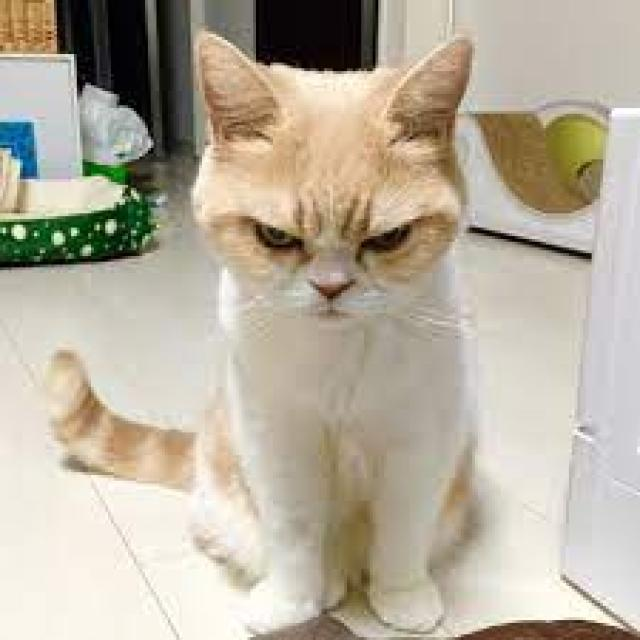
#> input picture Cat Emotions.v1-test.folder/train/Angry/10_a_jpeg.rf.2d8101e0ce96c178a877b2c779e57a3a.jpg, 640 x 640 px, found by its file name; its folder holds only this picture in this run
$ jupyter execute --allow-errors CatEmotionDetector_I1.ipynb   (older library calls are emulated)
#> lines starting #> are read from the running program, lines starting #| are printed output that depends on the picture
# AI-Based Cat Emotion Detector Iteration 1
**Author:** Anh Huynh

**Class:** AI4 – RB01

**Semester Coach:** Mrs. Priyanka Darbari

# 1. Introduction

## 1.1 Project Objective

This project focuses on developing a machine learning model to classify cat emotions—`angry`, `happy`, and `sad`—using image data. The objective is to create a practical tool for pet owners to better understand their cats’ emotional states, employing classical machine learning techniques such as Support Vector Machines (SVM) and Random Forest models. The work adheres to the ICT & AI project methodology, progressing through proposal, provisioning, predictions, and delivery phases in a structured manner.

## 1.2 Summary of Iteration 0

Iteration 0 established the foundation for the CatEmotionDetector project:

- **Data Collection**: Two Roboflow datasets were collected:
  - *Cat Emotions.v1-test.folder* (CATS team, 2023), containing ~670 images.
  - *Cat Emotions.v2i.folder* (Cat Emotion Classification, 2024), containing ~2,000 images. These were filtered to focus on `happy`, `sad`, and `angry` emotions, resulting in 369 images (98 `happy`, 132 `sad`, 139 `angry`).

- **Data Preparation**:
  - The `happy` class was augmented to 150 images using flips, rotations, and brightness adjustments to address imbalance.
  - SMOTE was tested to balance the dataset to 200 images per class (600 total), but the synthetic images were blurry and unsuitable for training.
  - Enhanced augmentation (crops, GammaContrast) balanced the dataset to 600 images (200 per class).
  - Images were preprocessed by extracting HOG features from 64x64 grayscale images, yielding 648 features per image.

- **Modeling**:
  - A linear kernel SVM achieved 46% accuracy, with no improvement after tuning the C parameter.
  - An RBF kernel SVM (C=10, gamma=0.1) improved accuracy to 68%.
  - The `happy` class showed strong performance (recall 0.85), while `sad` improved (recall from 40% to 62%).

- **Next Steps**: Plans were made to compare SVM with a Random Forest model, gather more diverse data, and incorporate teacher feedback for improvements.

## 1.3 What's in This Notebook

### What
Iteration 1 expands the dataset to 1,000 images with a new Kaggle source, refines preprocessing (resizing, Gaussian blur, HOG feature extraction), and introduces a Random Forest model to compare with SVM. Dataset quality is analyzed using sharpness (variance of the Laplacian) and truthfulness (image entropy, Sobel filter) techniques. Model performance is evaluated by retraining the SVM (RBF, C=10, gamma=0.1), training and tuning a Random Forest model, and comparing results with and without flagged images.

### Why
The aim is to improve the model’s generalization and reliability. Iteration 0 identified challenges with a small dataset (600 images) and limited diversity in angles, lighting, and breeds, which are addressed by collecting additional data and refining preprocessing.

### How
Newly collected data is integrated, preprocessing is applied systematically, and feedback is incorporated to enhance clarity and structure. Evaluations measure the impact of the expanded dataset and Random Forest performance compared to SVM.

# 2. Data Collection

This section gathers high-quality, diverse cat images labeled as happy, sad, or angry for supervised learning.

## 2.1 Defining Data Requirements

The dataset must include:
- High-quality cat images labeled as `happy`, `sad`, or `angry`.
- Clear labels for supervised learning, focusing solely on these emotions.
- Diverse images in terms of angles, lighting, and breeds for robustness.
- Images not matching these emotions are filtered out, and datasets are verified to meet these criteria.

## 2.2 Collecting the Data

Three datasets are combined, including the two Roboflow datasets from Iteration 0 and a new Kaggle dataset for increased diversity:

- **Dataset 1**: *[Cat Emotions Computer Vision Project](https://universe.roboflow.com/cats-xofvm/cat-emotions)* (CATS team, 2023), ~670 images across `train` and `valid` folders, including emotions like `happy`, `sad`, and `angry`.
- **Dataset 2**: *[Cat Emotions Computer Vision Project](https://universe.roboflow.com/cat-emotion-classification/cat-emotions-cgrxv)* (Cat Emotion Classification, 2024), ~2,000 images in a `train` folder, including `sad` and `angry` but lacking `happy`.
- **Dataset 3**: *[Pet's Facial Expression Image Dataset](https://www.kaggle.com/datasets/anshtanwar/pets-facial-expression-dataset?resource=download)* (Tanwar, 2023) from Kaggle, containing ~1000 images of various animals, manually filtered to include only cat images labeled as `happy`, `sad`, or `angry`.

Images are filtered to retain only the target emotions. For Dataset 3, manual filtering excluded non-cat images and irrelevant emotions. The code below collects and combines the datasets.

[cell 1]
import os
import pandas as pd

# Paths to datasets
dataset1_path = r"C:\Users\huynh\Desktop\Jupyter\CatEmotionDetector\Cat Emotions.v1-test.folder"
dataset2_path = r"C:\Users\huynh\Desktop\Jupyter\CatEmotionDetector\Cat Emotions.v2i.folder"
dataset3_path = r"C:\Users\huynh\Desktop\Jupyter\CatEmotionDetector\CatDatasetKaggle"

# Target emotions
target_emotions = ['happy', 'sad', 'angry']

# Collect images
image_data = []

def collect_images(base_path, subfolder, emotion_map=None):
    folder_path = os.path.join(base_path, subfolder)
    for emotion in os.listdir(folder_path):
        final_emotion = emotion_map.get(emotion, emotion) if emotion_map else emotion
        if final_emotion.lower() in [e.lower() for e in target_emotions]:
            emotion_path = os.path.join(folder_path, emotion)
            for img_file in os.listdir(emotion_path):
                if img_file.endswith(('.jpg', '.jpeg', '.png')):
                    full_path = os.path.join(emotion_path, img_file)
                    image_data.append({'filename': full_path, 'emotion': final_emotion.lower()})

# Dataset 1:
collect_images(dataset1_path, 'train')
#> (the rest of this cell did not finish here and is left out)

print("Images from Dataset 1:", len(image_data))

# Dataset 2:
collect_images(dataset2_path, 'train')
print("Images after adding Dataset 2:", len(image_data))

# Dataset 3:
collect_images(dataset3_path, '')
print("Total images after adding Dataset 3:", len(image_data))

## 2.3 Storing and Naming the Data

The datasets are stored locally at `C:\Users\huynh\Desktop\Jupyter\CatEmotionDetector`. Local storage is practical for individual work, ensuring accessibility. A CSV file, `master_dataset_labels_v2.csv`, stores metadata with filenames and emotion labels.

[cell 2]
# Save to CSV
df = pd.DataFrame(image_data)
df['emotion'] = df['emotion'].str.lower()
df.to_csv('master_dataset_labels_v2.csv', index=False)

print("First 5 entries in the CSV:")
print(df.head())

## 2.4 Data Dictionary

A data dictionary documents the dataset elements after import.

| Data Element Name | Data Type   | Description                          | Source                     | Quality Standards         | Notes                     |
|-------------------|-------------|--------------------------------------|----------------------------|---------------------------|---------------------------|
| filename          | Text        | File path to the cat image           | Dataset 1, Dataset 2, Dataset 3 | Must be a valid path      | Used to load images       |
| emotion           | Categorical | Emotion expressed by the cat (happy, sad, angry) | Dataset 1, Dataset 2, Dataset 3 | Must be manually verified | Possible mislabeling      |

## 2.5 Reflections on Collection

The collection process resulted in 616 images: 295 from Dataset 1, 74 from Dataset 2, and 247 from Dataset 3. The CSV file streamlines data management by eliminating the need to reload folders repeatedly. Dataset 1 provides a balanced mix of emotions, while Dataset 2 lacks `happy` images, a gap addressed by Dataset 3. Manual filtering of the Kaggle dataset was time-intensive due to non-cat images, but the folder structure ensured accurate emotion labels. Although 616 images mark an improvement, the dataset size may still be insufficient for SVM and Random Forest models, as research suggests 1,000+ images for optimal performance. The next steps will focus on balancing classes and increasing the dataset size through augmentation to enhance diversity in angles, lighting, and breeds.

# 3. Data Understanding

This section assesses the dataset’s balance, diversity, and quality to ensure it supports robust model training.

## 3.1 Checking the Balance

The distribution of emotions is examined using a pie chart.

[cell 3]
import pandas as pd
import matplotlib.pyplot as plt

# Load the CSV
df = pd.read_csv('master_dataset_labels_v2.csv')
#> (reads master_dataset_labels_v2.csv from the repository)

print("Images per emotion:")
print(df['emotion'].value_counts())

# Pie chart
plt.figure(figsize=(6, 6))
plt.pie(df['emotion'].value_counts(), labels=df['emotion'].value_counts().index, autopct='%1.1f%%', startangle=90)
plt.title('Emotion Distribution in Dataset')
plt.show()
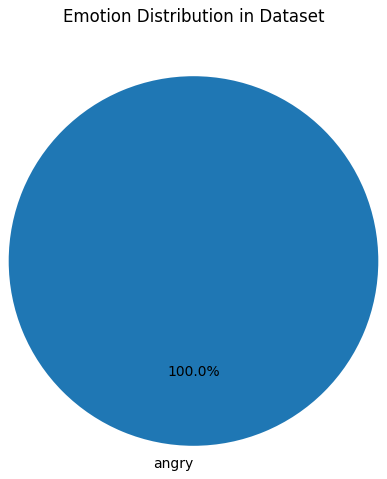
#> figure drawn by matplotlib, 1 panel

The distribution reveals an imbalance: `angry` (50.8%, 313 images), `sad` (28.9%, 178 images), and `happy` (20.3%, 125 images). Augmentation will target underrepresented classes (happy, sad) to reach 1,000 images.

## 3.2 Assessing Diversity

Diversity in angles, lighting, and breeds is visually inspected by sampling images from each emotion class.

[cell 4]
import cv2
import matplotlib.pyplot as plt

# Function to display sample images
def display_samples(emotion, num_samples=3):
    samples = df[df['emotion'] == emotion].sample(num_samples)
    plt.figure(figsize=(10, 3))
    for i, (_, row) in enumerate(samples.iterrows()):
        img = cv2.imread(row['filename'])
        img = cv2.cvtColor(img, cv2.COLOR_BGR2RGB)
        plt.subplot(1, num_samples, i+1)
        plt.imshow(img)
        plt.title(f"{emotion} Sample {i+1}")
        plt.axis('off')
    plt.show()

# Display samples for each emotion
#> (the rest of this cell did not finish here and is left out)

The sampled images show diversity in angles (front-facing, side profiles), lighting (bright, dim, natural), and breeds (e.g., calico, tabby, gray cats). Happy images often depict relaxed poses, sad images show neutral or downward expressions, and angry images feature dynamic expressions like open mouths or narrowed eyes. However, some images appear potentially unrealistic (based on feedback on Iteration 0 and manually checking), necessitating a truthfulness check.

## 3.3 Quality Check

The dataset’s quality is assessed by checking for missing files, duplicates, quality differences, and image truthfulness.

### 3.3.1 Missing Files and Duplicates

The dataset is verified for missing files and duplicates.

[cell 5]
import os

# Check for missing files
missing_files = df['filename'].apply(lambda x: not os.path.exists(x)).sum()
print("Missing files:", missing_files)
if missing_files == 0:
    print("All files are present.")
else:
    print("Some files are missing and need to be addressed.")

# Check for duplicates
total_images = len(df)
unique_files = len(df['filename'].unique())
print("Total images:", total_images)
print("Unique image files:", unique_files)
if total_images == unique_files:
    print("No duplicates found across datasets.")
else:
    print("Duplicates are present, possibly due to overlap between datasets.")

### 3.3.2 Quality Differences
Quality differences between datasets are evaluated using the variance of the Laplacian to measure sharpness.

***Variance of the Laplacian:***

- **What It Is:** This metric measures image sharpness by applying the Laplacian operator to detect edges via the second derivative of pixel intensities. Higher variance indicates sharper images with defined edges, while lower variance suggests blur.
- **How It Helps:** Sharp images enhance HOG feature extraction by providing clear edge information (e.g., ear position, eye shape).
- **Source** OpenCV Documentation: Image Gradients.
  https://docs.opencv.org/4.x/d5/db5/tutorial_laplace_operator.html

[cell 6]
import cv2
import numpy as np

# Function to compute sharpness using variance of Laplacian
# [6 lines left out: function compute_sharpness, not called in this run]

# Compute sharpness for a sample from each dataset
#> (the rest of this cell did not finish here and is left out)

**Analysis:** Dataset 3 (Kaggle) exhibits the highest sharpness, indicating well-defined edges that should enhance HOG feature extraction for features like ears and whiskers. Dataset 1, with the lowest sharpness, may contain softer or lower-resolution images, potentially impacting feature quality. Preprocessing steps such as Gaussian blur will be applied to ensure consistency across datasets.

### 3.3.3 Truthfulness of Images

The truthfulness of images is assessed using image entropy and edge consistency (Sobel filter) to flag potentially artificial images

***Image Entropy:***

- **What It Is:** Entropy measures the randomness of pixel intensities. Natural images with high texture (e.g., fur, backgrounds) have higher entropy (5.0–6.0), while edited or AI-generated images often have lower entropy (<4.7).
- **How It Helps:** Low entropy flags artificial images that may misrepresent cat emotions, ensuring dataset authenticity.
- **Source:** SciPy Documentation: scipy.stats.entropy.
  https://docs.scipy.org/doc/scipy/reference/generated/scipy.stats.entropy.html

***Edge Consistency (Sobel Filter):***

- **What It Is:** The Sobel filter detects edges by calculating gradients in the x and y directions. The standard deviation of edge magnitudes (Sobel Std) measures consistency. Natural images typically have a Sobel Std of 40–100, while extreme values (<30 or >100) suggest editing or artificial generation.
- **How It Helps:** Inconsistent edges indicate artificial modifications that may misrepresent emotions (e.g., exaggerated angry expressions).
- **Source:** OpenCV Documentation: Sobel Derivatives.
  https://docs.opencv.org/4.x/d2/d2c/tutorial_sobel_derivatives.html

[cell 7]
from scipy.stats import entropy
import cv2
import numpy as np

# Function to compute image entropy
def compute_entropy(image_path):
    img = cv2.imread(image_path, cv2.IMREAD_GRAYSCALE)
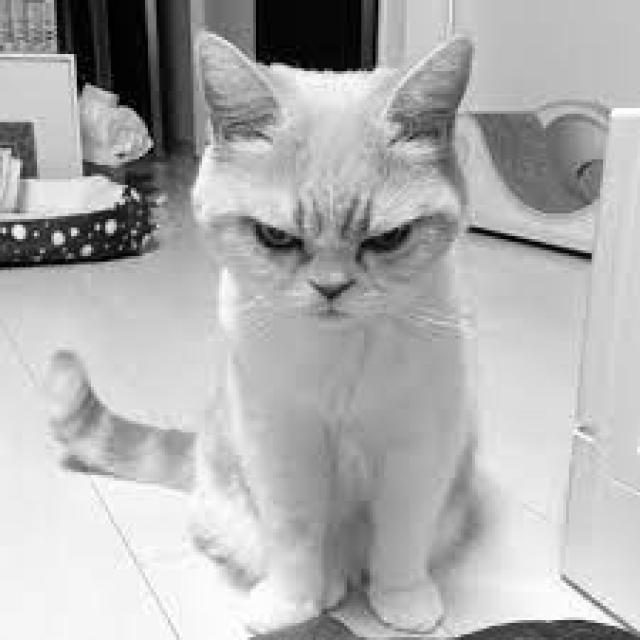
#> img: shape (640, 640); min 0, max 255, mean 175.9
    if img is None:
        return None
    hist = np.histogram(img, bins=256, range=(0, 256), density=True)[0]
#> hist = 256 values, max 0.0151 at index 246, min 0.000525 at index 17, mean 0.00391
    return entropy(hist)

# Function to compute edge consistency (Sobel Std)
def compute_sobel_std(image_path):
    img = cv2.imread(image_path, cv2.IMREAD_GRAYSCALE)
    if img is None:
        return None
    sobelx = cv2.Sobel(img, cv2.CV_64F, 1, 0, ksize=3)
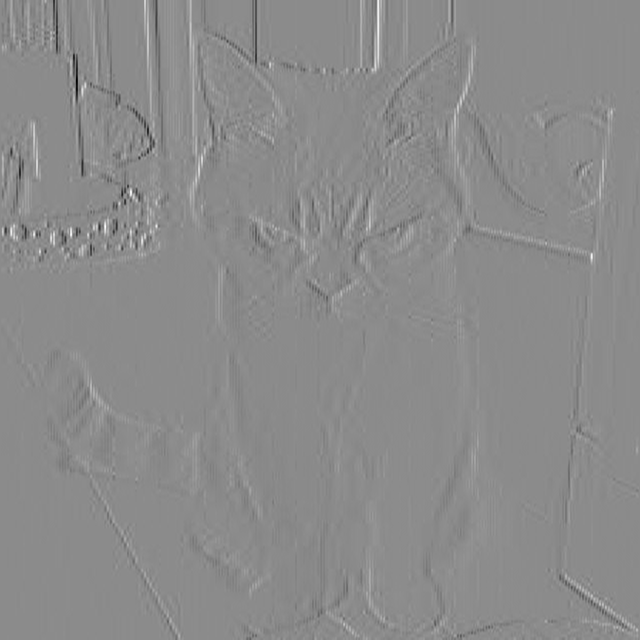
#> sobelx: shape (640, 640) float64; min -775, max 642, mean 0.2; drawn with min black and max white
    sobely = cv2.Sobel(img, cv2.CV_64F, 0, 1, ksize=3)
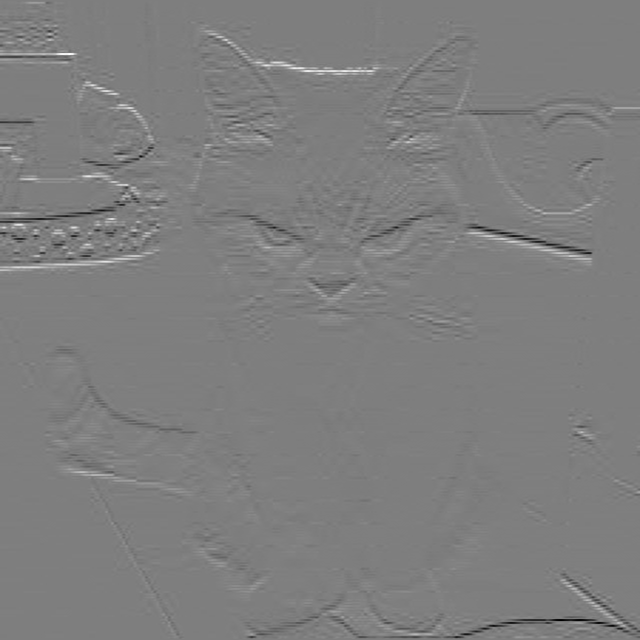
#> sobely: shape (640, 640) float64; min -745, max 756, mean 0.6; drawn with min black and max white
    edge_magnitude = np.sqrt(sobelx**2 + sobely**2)
#> (the rest of the program and of its run is left out)
